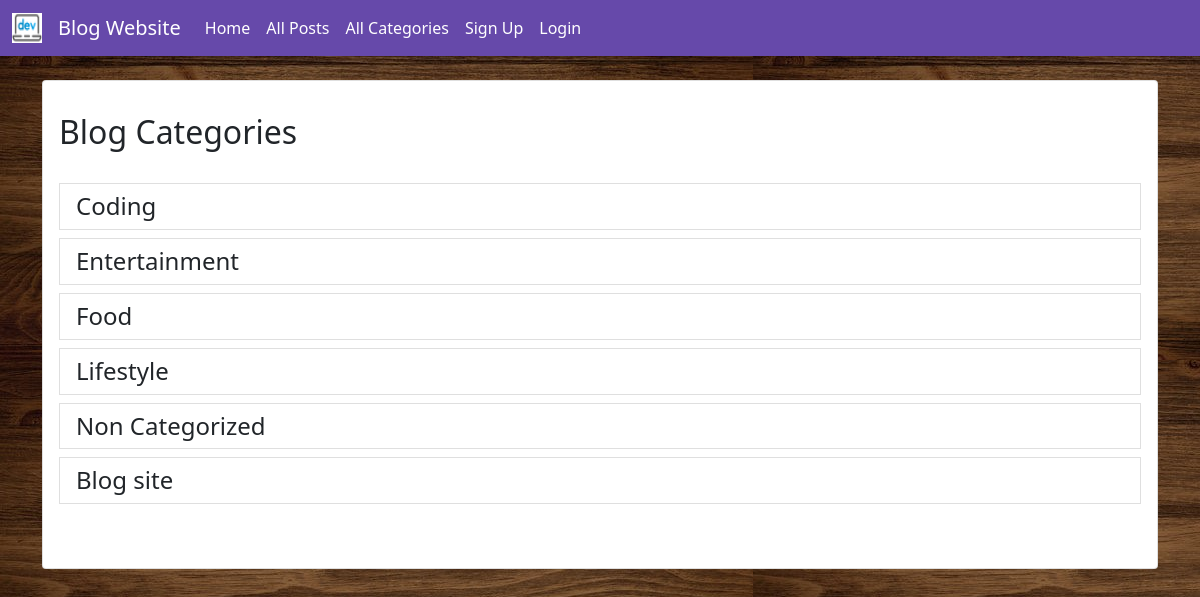
Screenshot of /category-list with the database file from the repository.
### blog/models.py (models this page shows, shortened)
class Category(models.Model):
    name = models.CharField(max_length=255)
    def __str__(self):
        if (self.name == "---------"):
            return "Non Categorized"
        return self.name

### blog/views.py (the view)
# urls.py: path('category-list',CategoryListView,name="category-list"),
def CategoryListView(request):
    categories = Category.objects.all()
    return render(request,'category_list.html',{'category_list':categories})

### blog/templates/category_list.html (shortened to what this page needs)
{% extends 'home.html' %}
{% block content %}
<div class="list-group-item" style="background-color:white;border-radius:.25rem">
    <br>
    <h2>Blog Categories</h2>
    <br>
    <div class="list-group">
        {% for i in category_list %}
            <h4><a class="list-group-item list-group-item-action" href="{% url 'category' i %}">{{i}}</a></h4>
        {% endfor %}
    </div>
</div>
<br><br><br><br>
{% endblock %}

### rows the page displays
Category: name "Coding"
Category: name "Entertainment"
Category: name "Food"
Category: name "Lifestyle"
Category: name "Non Categorized"
Category: name "Blog site"
